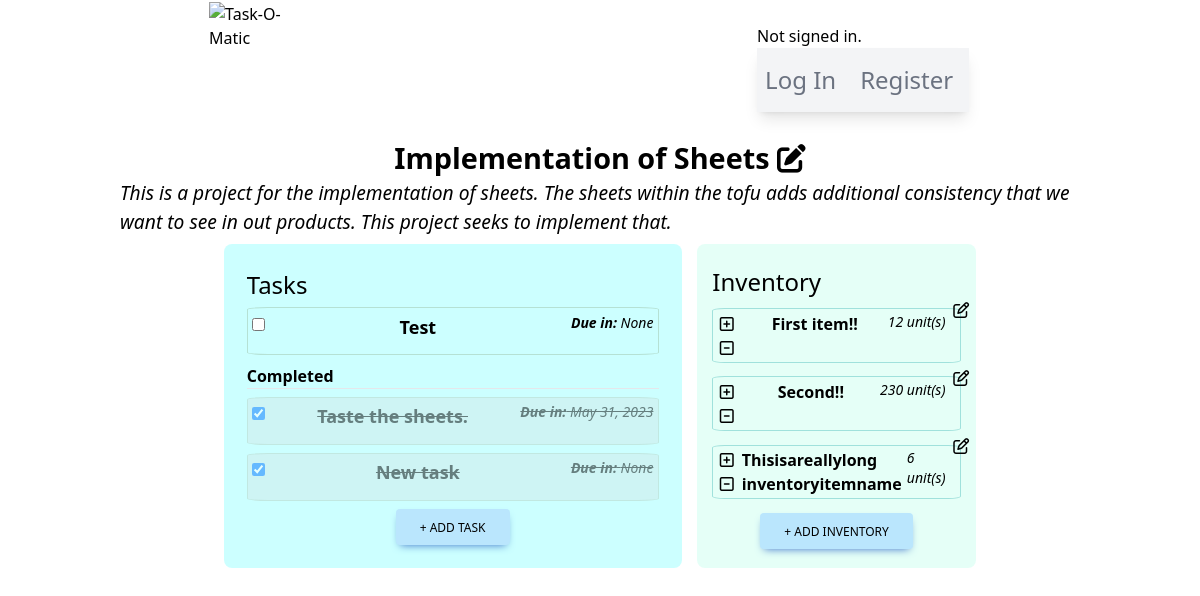
/project/3/, run on an earlier commit of the app's database.
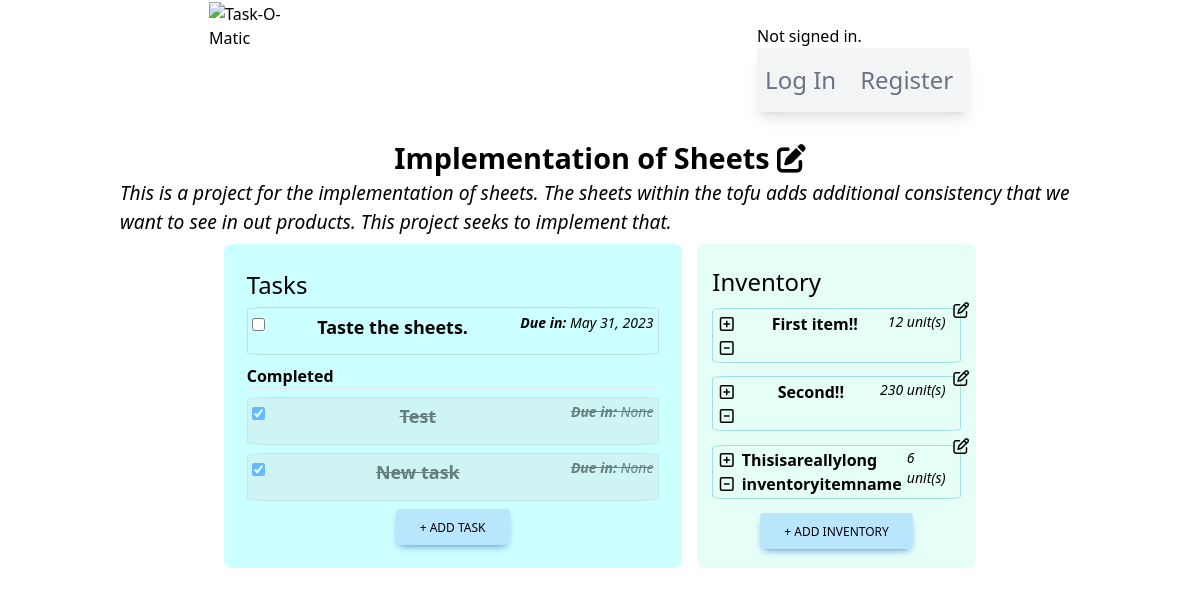
And on a later commit of the database.
### taskomatic/models.py (models this page shows, shortened)
class Project(models.Model):
    user = models.ForeignKey(User, on_delete=models.CASCADE)
    owner = models.CharField(max_length=80)
    projectName = models.CharField(max_length=160)
    projectDescription = models.CharField(max_length=350)
    hasDeadline = models.BooleanField(default=False)
    hasInventory = models.BooleanField(default=False)
    hasTasks = models.BooleanField(default=False)
    creationDate = models.DateField(null=True, blank=True)
    deadlineDate = models.DateField(null=True, blank=True)

class Tasks(models.Model):
    PRIORITY_LEVELS = [tuple([x,x]) for x in range(1,11)]
    projectId = models.ForeignKey(Project, on_delete=models.CASCADE)
    taskCreator = models.CharField(max_length=80)
    taskName = models.CharField(max_length=160)
    taskDescription = models.CharField(max_length=350)
    taskCompletion = models.BooleanField(default=False)
    taskDeadline = models.DateField(null=True, blank=True)
    taskImportance = models.PositiveIntegerField(default=PRIORITY_LEVELS[0], choices=PRIORITY_LEVELS, validators=[MinValueValidator(1), MaxValueValidator(10)])
    taskLimitAlert = models.DateField(null=True, blank=True)
    taskCreationDate = models.DateField(null=True, blank=True)

class Inventory(models.Model):
    UNITS_CATEGORIES = [
        ('UNIT', 'unit(s)'),
        ('%', 'percent'),
        ('KG', 'kilogram(s)'),
        ('CM', 'centimeter(s)')
    ]
    projectId = models.ForeignKey(Project, on_delete=models.CASCADE)
    itemName = models.CharField(max_length=160)
    itemDescription = models.CharField(max_length=350)
    itemQty = models.PositiveIntegerField(default=0, validators=[MinValueValidator(0)])
    itemUnit = models.CharField(max_length=20, choices=UNITS_CATEGORIES, default=UNITS_CATEGORIES[0][0])
    itemLimitAlert = models.IntegerField(null=True, blank=True)

### taskomatic/views.py (the view)
# urls.py: path("project/<str:pk>/", views.project_view, name="projectPage"),
def project_view(request, pk):
    project = Project.objects.filter(id=pk)
    tasks = Tasks.objects.filter(projectId = pk)
    inventory = Inventory.objects.filter(projectId = pk)
    taskForms = []
    for task in tasks:
        taskFormInstance = CompletionTaskForm(instance=task, task_id=task.id)
        taskForms.append(taskFormInstance)
    return render(request, "taskomatic/projectPage.html", {
        'project': project,
        'tasks': tasks,
        'inventory': inventory,
        'taskForm': TaskForm(),
        'taskForms': taskForms,
        'inventoryForm': InventoryForm()
    })

### taskomatic/forms.py
class TaskForm(ModelForm):
    class Meta:
        model = Tasks
        fields = "__all__"
        widgets = {
            "projectId": HiddenInput(),
            "taskCreator": HiddenInput(),
            "taskName": TextInput(attrs={
            'class': "max-w-lg rounded border px-3 py-[0.32rem] mb-1 ml-2",
            'id': 'addTaskModalFormTitle',
            'placeholder': "Project Title"
            }),
            "taskDescription": Textarea(attrs={
            'class': 'rounded border px-3 py-[0.32rem] m-2',
            'id': 'addTaskModalFormDescription',
            'rows': "6",
            'placeholder': "Task details"
            }),
            'taskDeadline': DateInput(attrs=dict(type='date')),
            'taskLimitAlert': DateInput(attrs=dict(type='date')),
        }

class InventoryForm(ModelForm):
    class Meta:
        model = Inventory
        fields = "__all__"
        widgets = {
            "projectId": HiddenInput(),
            "itemName": TextInput(attrs={
            'class': "max-w-lg rounded border px-3 py-[0.32rem] mb-1 ml-2",
            'id': 'addInventoryModalFormTitle',
            'placeholder': "Item Name"
            }),
            "itemDescription": Textarea(attrs={
            'class': 'rounded border px-3 py-[0.32rem] m-2',
            'id': 'addInventoryModalFormDescription',
            'rows': "6",
            'placeholder': "Item Notes"
            }),
            'itemQty': NumberInput(attrs={
                'class': "border",
                'placeholder': "Amount"
            }),
            'itemLimitAlert': NumberInput(attrs={
                'class': "border mt-3",
                'placeholder': "Restock Limit"
            })
        }

### taskomatic/templates/taskomatic/projectPage.html (shortened to what this page needs)
{% extends "./layout.html" %}
{% load static %}
{% block body %}
<div id="projectPageMainContainer">
    {% for item in project %}
    <h2>
        {{ item.projectName }}
        <form style="display: inline-block;" method="POST" action="{% url 'editProject' %}" name="editForm">
            <i id="editIcon" class="fa-solid fa-pen-to-square cursor-pointer"></i>
        </form>
    </h2>
    <p class="descriptiveParagraph">{{ item.projectDescription }}</p>
    <div id="tasksAndInventorySection">
        <span id="tasksContainer">
            <h3 class="mb-1">Tasks</h3>
            {% if item.hasTasks %}
                {% if tasks %}
                    {% for task in tasks %}
                    {% if task.taskCompletion == False %}
            <div class="taskInstancesContainer" id="taskInstancesContainer{{ task.id }}">
                <form method="POST" action="{% url 'handleTasks' 'complete' %}" name="completeTaskForm{{ task.id }}" id="{{ task.id }}">
                        {% for form in taskForms %}
                            {% if form.instance.id == task.id %}
                                {{ form.taskCompletion }}
                            {% endif %}
                        {% endfor %}
                </form>
                <span class="inline-block font-bold text-lg">{{ task.taskName }}</span>
                <span class="inline-block font-medium italic text-sm"><b>Due in:</b> {{ task.taskDeadline }}</span>
            </div>
                    {% endif %}
                    {% endfor %}
                    <p class="font-bold">Completed</p>
                    <hr class="mb-2">
                    {% for task in tasks %}
                    {% if task.taskCompletion == True %}
            <div class="taskInstancesContainer" id="taskInstancesContainer{{ task.id }}">
                <form method="POST" action="{% url 'handleTasks' 'complete' %}" name="completeTaskForm{{ task.id }}" id="{{ task.id }}">
                        {% for form in taskForms %}
                            {% if form.instance.id == task.id %}
                                {{ form.taskCompletion }}
                            {% endif %}
                        {% endfor %}
                </form>
                <span class="inline-block font-bold text-lg">{{ task.taskName }}</span>
                <span class="inline-block font-medium italic text-sm"><b>Due in:</b> {{ task.taskDeadline }}</span>
            </div>
                    {% endif %}
                    {% endfor %}
            <button type="button" class="addTaskButton inline-block rounded bg-sky-200 px-6 pb-2 pt-2.5 text-xs font-medium uppercase leading-normal
            text-black shadow-[0_4px_9px_-4px_#3b71ca] transition duration-150 ease-in-out hover:bg-sky-300 max-w-s self-center">
                + Add Task
            </button>
                {% endif %}
            {% else %}
            <p>Tasks are <b>disabled</b> of this project.</p>
            <p>Request project owner to enable this functionality.</p>
            {% endif %}
        </span>
        <span id="inventoryContainer">
            <h3>Inventory</h3>
            {% if item.hasInventory %}
                {% if inventory %}
                    {% for inventoryItem in inventory %}
            <div class="inventoryInstancesContainer relative">
                <span class="ml-1 pr-2 inline-block">
                    <a href="#" class="increment-btn"><p><i class="fa-regular fa-square-plus" data-pk="{{ inventoryItem.id }}">{% csrf_token %}</i></p></a>
                    <a href="#" class="decrement-btn"><p><i class="fa-regular fa-square-minus" data-pk="{{ inventoryItem.id }}">{% csrf_token %}</i></p></a>
                </span>
                <span class="inline-block font-bold">{{ inventoryItem.itemName }}</span>
                <span class="inline-block font-medium italic text-sm mr-3">
                    <span class="inline-block" id="qty{{inventoryItem.id}}">{{inventoryItem.itemQty}}</span>
                    {{inventoryItem.get_itemUnit_display}}
                </span>
                <span class="inventoryEditBtns absolute left-60 bottom-10">
                    <i class="fa-regular fa-pen-to-square hover:text-sky-600 cursor-pointer" data-pk="{{ inventoryItem.id }}" title="Edit">{% csrf_token %}</i>
                </span>
            </div>
                    {% endfor %}
            <button type="button" class="addInventoryButton inline-block rounded bg-sky-200 px-6 pb-2 pt-2.5 text-xs font-medium uppercase leading-normal
            text-black shadow-[0_4px_9px_-4px_#3b71ca] transition duration-150 ease-in-out hover:bg-sky-300 max-w-s self-center">
                + Add Inventory
            </button>
                {% endif %}
            {% else %}
            <p>Inventory is <b>disabled</b> of this project.</p>
            <p>Request project owner to enable this functionality.</p>
            {% endif %}
        </span>
    </div>
    {% endfor %}
</div>
{% endblock %}

### taskomatic/templates/taskomatic/layout.html (shortened to what this page needs)
{% load static %}
<!DOCTYPE html>
<html lang="en">
<head>
    <link href="{% static 'taskomatic/styles.css' %}" rel="stylesheet">
    <link rel="stylesheet" href="https://cdnjs.cloudflare.com/ajax/libs/font-awesome/6.4.0/css/all.min.css"
/>
    <script src="https://cdn.tailwindcss.com"></script>
</head>
<body>
    <header>
        <a href="{% url 'index' %}"><img id="taskLogo" src="https://escrituras-eremitas.com/wp-content/uploads/2023/04/task-O-maticLogo.png" alt="Task-O-Matic"></a>
        <div class="navSection">
            <div>
                {% if user.is_authenticated %}
                    Signed in as <strong>{{ user.username }}</strong>.
                {% else %}
                    Not signed in.
                {% endif %}
            </div>
                <ul class="relative max-w-2xl flex flex-wrap items-center justify-between py-4 bg-gray-100 text-gray-500
                hover:text-gray-700 focus:text-gray-700 shadow-lg navbar navbar-expand-lg navbar-light">
                    {% if user.is_authenticated %}
                        <li class="nav-item pr-2">
                            <a class="nav-link text-2xl text-gray-500 hover:text-gray-700
                            focus:text-gray-700 p-2" href="{% url 'logout' %}">Log Out</a>
                        </li>
                        <li class="nav-item pr-2">
                            <a class="nav-link text-2xl text-gray-500 hover:text-gray-700
                            focus:text-gray-700 p-2" href="{% url 'newProject' %}">New Project</a>
                        </li>
                    {% else %}
                        <li class="nav-item pr-2">
                            <a class="nav-link text-2xl text-gray-500 hover:text-gray-700
                            focus:text-gray-700 p-2" href="{% url 'login' %}">Log In</a>
                        </li>
                        <li class="nav-item pr-2">
                            <a class="nav-link text-2xl text-gray-500 hover:text-gray-700
                            focus:text-gray-700 p-2" href="{% url 'register' %}">Register</a>
                        </li>
                    {% endif %}
                </ul>
            </div>
    </header>
    {% block body %}
    {% endblock %}
</body>
</html>

### taskomatic/static/taskomatic/styles.css (style rules this page uses)
html { font-size: 16px; }
* { margin: 0; padding: 0; box-sizing: border-box; }
h2 { font-size: 1.8rem !important; font-weight: 600 !important; }
h3 { font-size: 1.5rem !important; font-weight: 500 !important; }
header { display: flex; justify-content: space-around; }
#taskLogo { max-width: 30rem; margin: 2%; }
.navSection { max-width: 20rem; margin: 2%; }
#projectPageMainContainer { display: flex; flex-direction: column; align-items: center; width: 80%; margin: 0 auto; }
.descriptiveParagraph { font-size: 1.2rem; font-style: italic; }
#tasksAndInventorySection { display: flex; justify-content: space-between; width: 80%; }
#tasksContainer { display: flex; flex-direction: column; justify-content: space-around; background-color: rgba(0, 255, 255, 0.2); border-radius: 0.5rem; min-height: 12rem; min-width: 14rem; width: 90%; margin: 1%; padding: 3%; }
#inventoryContainer { display: flex; flex-direction: column; justify-content: space-around; background-color: rgba(127, 255, 212, 0.2); border-radius: 0.5rem; min-height: 12rem; min-width: 16rem; margin: 1%; padding: 2%; }
.taskInstancesContainer { display: flex; justify-content: space-between; min-height: 3rem; border: 1px solid rgba(127, 155, 112, 0.3); border-radius: 5%; padding: 1%; margin-bottom: 2%; }
.taskCompleted { text-decoration: line-through; opacity: 0.5; background-color: rgba(211, 211, 211, 0.5); }
.inventoryInstancesContainer { display: flex; justify-content: space-between; min-height: 3rem; border: 1px solid rgba(0, 155, 155, 0.3); border-radius: 5%; padding: 1%; margin-bottom: 2%; }

What changed in the data, as far as the page shows it:
changed Project "Implementation of Sheets": gains Tasks (taskName "Taste the sheets.", taskDeadline "May 31, 2023"); gains Tasks (taskCompletion "☑", taskName "Test", taskDeadline "None"); loses Tasks (taskName "Test", taskDeadline "None"); loses Tasks (taskCompletion "☑", taskName "Taste the sheets.", taskDeadline "May 31, 2023")
